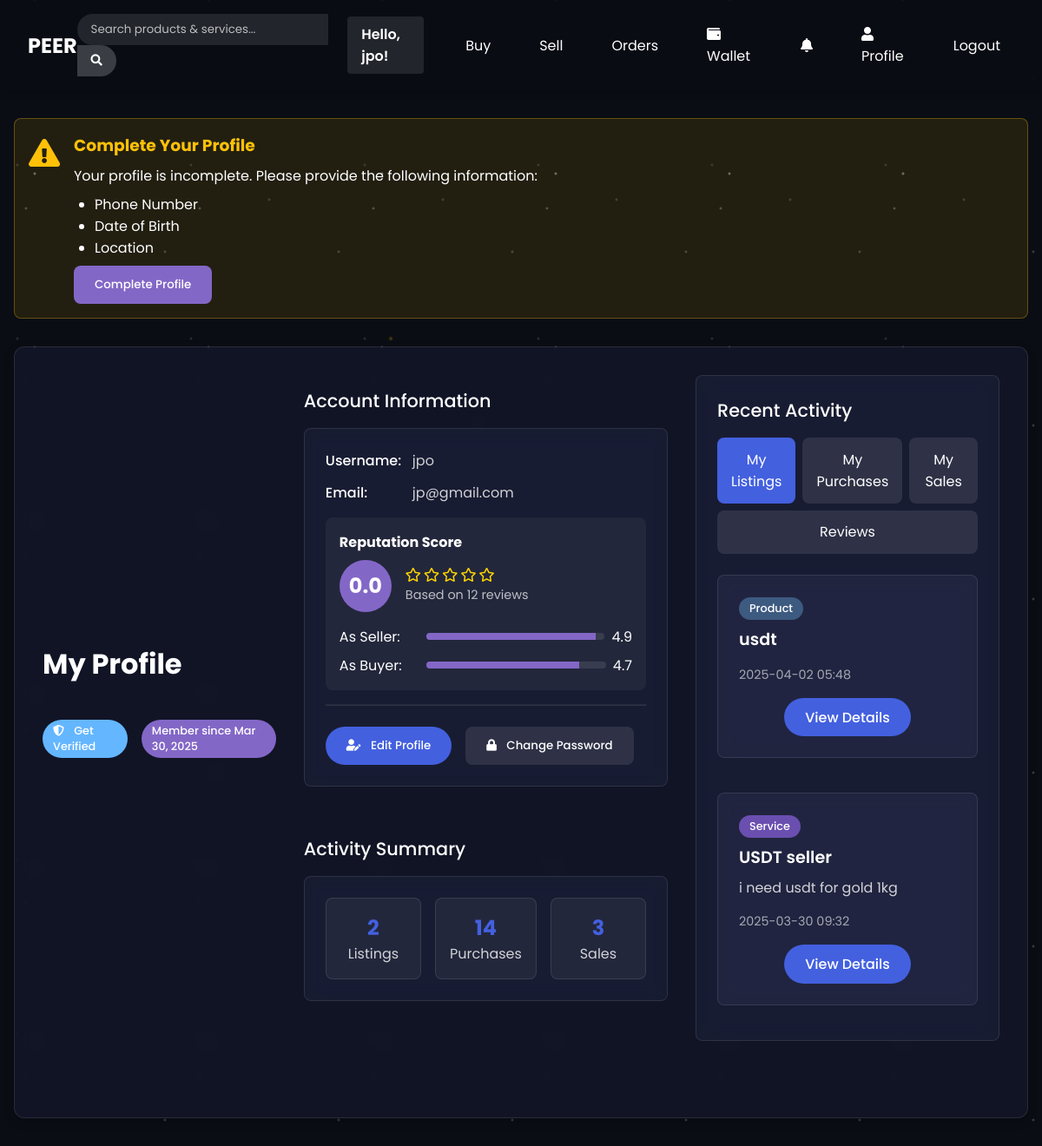
Screenshot of /profile (signed in) with the database file from the repository.
### app.py (models this page shows)
class User(db.Model):
    id = db.Column(db.Integer, primary_key=True)
    username = db.Column(db.String(50), unique=True, nullable=False)
    email = db.Column(db.String(100), unique=True, nullable=False)
    password_hash = db.Column(db.String(256), nullable=False)
    created_at = db.Column(db.DateTime, default=datetime.utcnow)
    is_verified = db.Column(db.Boolean, default=False)  # KYC verification status
    verification_date = db.Column(db.DateTime, nullable=True)  # When the user was verified
    reputation_score = db.Column(db.Float, default=0.0)  # User reputation score
    phone_number = db.Column(db.String(20), nullable=True)  # User phone number
    dob = db.Column(db.Date, nullable=True)  # Date of birth
    location = db.Column(db.String(100), nullable=True)  # User's location/country
    posts = db.relationship('Post', backref='seller', lazy=True)
    orders = db.relationship('Order', backref='buyer', lazy=True)

class Post(db.Model):
    id = db.Column(db.Integer, primary_key=True)
    title = db.Column(db.String(100), nullable=False)
    description = db.Column(db.Text, nullable=True)
    post_type = db.Column(db.String(20), nullable=False)  # 'product' or 'service'
    payment_method = db.Column(db.String(50), nullable=False)
    custom_payment = db.Column(db.String(100), nullable=True)
    timeline_options = db.Column(db.String(200), nullable=False)  # Comma-separated options
    seller_id = db.Column(db.Integer, db.ForeignKey('user.id'), nullable=False)
    created_at = db.Column(db.DateTime, default=datetime.utcnow)
    is_boosted = db.Column(db.Boolean, default=False)  # Whether the post is boosted
    boost_expires_at = db.Column(db.DateTime, nullable=True)  # When the boost expires
    is_draft = db.Column(db.Boolean, default=False)  # Whether the post is a draft
    orders = db.relationship('Order', backref='post', lazy=True)

### app.py (the view)
@app.route('/profile')
def profile():
    if 'user_id' not in session:
        return redirect(url_for('login'))
    user = User.query.get(session['user_id'])
    posts = Post.query.filter_by(seller_id=user.id).order_by(Post.created_at.desc()).all()
    buyer_orders = Order.query.filter_by(buyer_id=user.id).order_by(Order.created_at.desc()).all()
    seller_orders = Order.query.join(Post).filter(Post.seller_id == user.id).order_by(Order.created_at.desc()).all()
    reviews_received = Review.query.filter_by(recipient_id=user.id).all()
    total_reviews = len(reviews_received)
    if total_reviews > 0:
        avg_rating = sum(review.rating for review in reviews_received) / total_reviews
        reputation_score = round(avg_rating, 1)
    else:
        reputation_score = 0
    seller_reviews = [r for r in reviews_received if r.order and r.order.post.seller_id == user.id]
    buyer_reviews = [r for r in reviews_received if r.order and r.order.buyer_id == user.id]
    seller_rating = round(sum(r.rating for r in seller_reviews) / len(seller_reviews), 1) if seller_reviews else 0
    buyer_rating = round(sum(r.rating for r in buyer_reviews) / len(buyer_reviews), 1) if buyer_reviews else 0
    seller_rating_percentage = int(seller_rating / 5 * 100) if seller_rating else 0
    buyer_rating_percentage = int(buyer_rating / 5 * 100) if buyer_rating else 0
    return render_template(
        'profile.html',
        user=user,
        posts=posts,
        buyer_orders=buyer_orders,
        seller_orders=seller_orders,
        reviews_received=reviews_received,
        reviews_given=Review.query.filter_by(reviewer_id=user.id).all(),
        total_reviews=total_reviews,
        reputation_score=reputation_score,
        seller_rating=seller_rating,
        buyer_rating=buyer_rating,
        seller_rating_percentage=seller_rating_percentage,
        buyer_rating_percentage=buyer_rating_percentage
    )

### app/templates/profile.html (shortened to what this page needs)
{% extends "layout.html" %}
{% block content %}
<div class="profile-container">
    {% if not user.phone_number or not user.dob or not user.location %}
    <div class="profile-warning">
        <div class="warning-icon">
            <i class="fas fa-exclamation-triangle"></i>
        </div>
        <div class="warning-content">
            <h3>Complete Your Profile</h3>
            <p>Your profile is incomplete. Please provide the following information:</p>
            <ul>
                {% if not user.phone_number %}<li>Phone Number</li>{% endif %}
                {% if not user.dob %}<li>Date of Birth</li>{% endif %}
                {% if not user.location %}<li>Location</li>{% endif %}
            </ul>
            <button id="complete-profile-btn" class="btn-primary">Complete Profile</button>
        </div>
    </div>
    {% endif %}
    <div class="dashboard-card">
        <div class="profile-header">
            <div style="display: flex; justify-content: space-between; align-items: center; flex-wrap: wrap; gap: 1rem; margin-bottom: 2rem;">
                <h2 class="dashboard-title">My Profile</h2>
                <div style="display: flex; gap: 1rem; align-items: center;">
                    {% if user.is_verified %}
                    <span class="status-tag" style="background-color: var(--success-color);">
                        <i class="fas fa-shield-alt" style="margin-right: 0.5rem;"></i> Verified Seller
                    </span>
                    {% else %}
                    <a href="{{ url_for('kyc_verification') }}" class="status-tag" style="background-color: var(--secondary-color); text-decoration: none;">
                        <i class="fas fa-shield-alt" style="margin-right: 0.5rem;"></i> Get Verified
                    </a>
                    {% endif %}
                    <span class="status-tag" style="background-color: var(--primary-color);">
                        Member since {{ user.created_at.strftime('%b %d, %Y') }}
                    </span>
                </div>
            </div>
            <div class="profile-info-container">
                <div class="profile-info-section">
                    <h3 class="section-title">Account Information</h3>
                    <div class="nested-card">
                        <div class="info-row">
                            <span class="info-label">Username:</span>
                            <span class="info-value">{{ user.username }}</span>
                        </div>
                        <div class="info-row">
                            <span class="info-label">Email:</span>
                            <span class="info-value">{{ user.email }}</span>
                        </div>
                        <div style="margin-top: 1rem; background-color: rgba(255, 255, 255, 0.05); padding: 1rem; border-radius: 8px;">
                            <h4 style="margin-bottom: 0.5rem;">Reputation Score</h4>
                            <div style="display: flex; align-items: center; gap: 1rem;">
                                <div style="width: 60px; height: 60px; border-radius: 50%; background-color: var(--primary-color); display: flex; align-items: center; justify-content: center; font-size: 1.5rem; font-weight: bold;">
                                    {{ user.reputation_score|default('4.8') }}
                                </div>
                                <div>
                                    <div style="display: flex; margin-bottom: 0.3rem;">
                                        {% for i in range(5) %}
                                            {% if i < user.reputation_score|default(4.8)|int %}
                                                <i class="fas fa-star" style="color: gold; margin-right: 0.2rem;"></i>
                                            {% elif i < user.reputation_score|default(4.8) %}
                                                <i class="fas fa-star-half-alt" style="color: gold; margin-right: 0.2rem;"></i>
                                            {% else %}
                                                <i class="far fa-star" style="color: gold; margin-right: 0.2rem;"></i>
                                            {% endif %}
                                        {% endfor %}
                                    </div>
                                    <p style="font-size: 0.9rem; color: rgba(255, 255, 255, 0.7);">Based on {{ user.total_reviews|default(12) }} reviews</p>
                                </div>
                            </div>
                            <div style="margin-top: 1rem;">
                                <div style="display: flex; align-items: center; margin-bottom: 0.5rem;">
                                    <div style="flex: 0 0 100px;">As Seller:</div>
                                    <div class="progress-bar">
                                        <div class="progress" style="width: {{ user.seller_rating_percentage|default(95) }}%;"></div>
                                    </div>
                                    <div style="margin-left: 0.5rem;">{{ user.seller_rating|default(4.9) }}</div>
                                </div>
                                <div style="display: flex; align-items: center;">
                                    <div style="flex: 0 0 100px;">As Buyer:</div>
                                    <div class="progress-bar">
                                        <div class="progress" style="width: {{ user.buyer_rating_percentage|default(85) }}%;"></div>
                                    </div>
                                    <div style="margin-left: 0.5rem;">{{ user.buyer_rating|default(4.7) }}</div>
                                </div>
                            </div>
                        </div>
                        <hr style="margin: 1rem 0; border-color: rgba(255, 255, 255, 0.1);">
                        <div style="margin-top: 1.5rem; display: flex; gap: 1rem; flex-wrap: wrap;">
                            <button id="edit-profile-btn" class="btn-view-details">
                                <i class="fas fa-user-edit" style="margin-right: 0.5rem;"></i> Edit Profile
                            </button>
                            <button id="change-password-btn" class="btn-secondary">
                                <i class="fas fa-lock" style="margin-right: 0.5rem;"></i> Change Password
                            </button>
                        </div>
                    </div>
                </div>
                <div class="profile-info-section">
                    <h3 class="section-title">Activity Summary</h3>
                    <div class="nested-card">
                        <div style="display: flex; gap: 1rem; flex-wrap: wrap;">
                            <div style="flex: 1; background-color: rgba(255, 255, 255, 0.05); padding: 1rem; border-radius: 8px; text-align: center; border: 1px solid rgba(255, 255, 255, 0.1);">
                                <h4 style="color: var(--status-blue); font-size: 1.5rem;">{{ posts|length }}</h4>
                                <p style="color: rgba(255, 255, 255, 0.8);">Listings</p>
                            </div>
                            <div style="flex: 1; background-color: rgba(255, 255, 255, 0.05); padding: 1rem; border-radius: 8px; text-align: center; border: 1px solid rgba(255, 255, 255, 0.1);">
                                <h4 style="color: var(--status-blue); font-size: 1.5rem;">{{ buyer_orders|length }}</h4>
                                <p style="color: rgba(255, 255, 255, 0.8);">Purchases</p>
                            </div>
                            <div style="flex: 1; background-color: rgba(255, 255, 255, 0.05); padding: 1rem; border-radius: 8px; text-align: center; border: 1px solid rgba(255, 255, 255, 0.1);">
                                <h4 style="color: var(--status-blue); font-size: 1.5rem;">{{ seller_orders|length }}</h4>
                                <p style="color: rgba(255, 255, 255, 0.8);">Sales</p>
                            </div>
                        </div>
                    </div>
                </div>
            </div>
            <div class="nested-card">
                <h3 class="section-title">Recent Activity</h3>
                <div class="tab-navigation">
                    <a href="#" class="tab-button active" id="tab-listings">My Listings</a>
                    <a href="#" class="tab-button" id="tab-purchases">My Purchases</a>
                    <a href="#" class="tab-button" id="tab-sales">My Sales</a>
                    <a href="#" class="tab-button" id="tab-reviews">Reviews</a>
                </div>
                <div id="listings-content">
                    {% if posts %}
                        <div class="grid">
                            {% for post in posts[:3] %}
                                <div class="post-item">
                                    {% if post.post_type == 'service' %}
                                        <span class="tag-service">Service</span>
                                    {% else %}
                                        <span class="tag-product">Product</span>
                                    {% endif %}
                                    <h3 class="post-title">{{ post.title }}</h3>
                                    <p class="post-desc">{{ post.description[:100] }}{% if post.description|length > 100 %}...{% endif %}</p>
                                    <p style="color: rgba(255, 255, 255, 0.6); font-size: 0.9rem; margin-bottom: 1rem;">{{ post.created_at.strftime('%Y-%m-%d %H:%M') }}</p>
                                    <div style="text-align: center; margin-top: 1rem;">
                                        <a href="{{ url_for('post_detail', post_id=post.id) }}" class="btn-view-details">View Details</a>
                                    </div>
                                </div>
                            {% endfor %}
                        </div>
                    {% else %}
                        <div class="empty-state">
                            <i class="fas fa-tag"></i>
                            <p>You haven't created any listings yet.</p>
                            <a href="{{ url_for('create_post') }}" class="btn-create-post" style="margin-top: 1rem;">Create a Listing</a>
                        </div>
                    {% endif %}
                </div>
            </div>
        </div>
    </div>
</div>
{% endblock %}

### app/templates/layout.html (shortened to what this page needs)
<!DOCTYPE html>
<html lang="en">
<head>
    <link rel="stylesheet" href="{{ url_for('static', filename='css/style.css') }}">
    <link rel="stylesheet" href="https://cdnjs.cloudflare.com/ajax/libs/font-awesome/5.15.3/css/all.min.css">
</head>
<body {% if 'user_id' in session %}data-user-id="{{ session['user_id'] }}"{% endif %}>
    <div class="absolute inset-0 overflow-hidden" style="z-index: -10; position: fixed;">
        <div class="stars-bg"></div>
    </div>
    <div class="particles-container" style="z-index: -5; position: fixed;"></div>
    <nav class="navbar">
        <a href="{{ url_for('index') }}" class="logo">PEER</a>
        <div class="search-box">
            <form action="{{ url_for('search') }}" method="get" id="search-form">
                <input type="text" name="query" id="search-input" placeholder="Search products & services...">
                <button type="submit"><i class="fas fa-search"></i></button>
            </form>
        </div>
        <div class="nav-links">
            {% if 'user_id' in session %}
                {% if current_user %}
                <span class="user-greeting">Hello, {{ current_user.username }}!</span>
                {% endif %}
                <a href="{{ url_for('buyer_dashboard') }}">Buy</a>
                <a href="{{ url_for('seller_dashboard') }}">Sell</a>
                <a href="{{ url_for('order_history') }}">Orders</a>
                <a href="{{ url_for('wallet_dashboard') }}"><i class="fas fa-wallet" style="margin-right: 0.5rem;"></i>Wallet</a>
                <a href="{{ url_for('notifications') }}" class="notifications-icon">
                    <i class="fas fa-bell"></i>
                </a>
                <a href="{{ url_for('profile') }}"><i class="fas fa-user" style="margin-right: 0.5rem;"></i>Profile</a>
                <a href="{{ url_for('logout') }}">Logout</a>
            {% else %}
                <a href="{{ url_for('login') }}">Login</a>
                <a href="{{ url_for('signup') }}">Sign Up</a>
            {% endif %}
        </div>
    </nav>
    <div class="container">
        {% block content %}{% endblock %}
    </div>
</body>
</html>

### rows the page displays
User: username "jpo", created_at "Mar 30, 2025", email "jp@gmail.com", reputation_score "0.0"
Post: post_type "Product", title "usdt", created_at "2025-04-02 05:48"
Post: post_type "Service", title "USDT seller", description "i need usdt for gold 1kg", created_at "2025-03-30 09:32"

### other values shown
{{ user.total_reviews|default(12) }} "12"
{{ user.seller_rating|default(4.9) }} "4.9"
{{ user.buyer_rating|default(4.7) }} "4.7"
{{ posts|length }} "2"
{{ buyer_orders|length }} "14"
{{ seller_orders|length }} "3"
